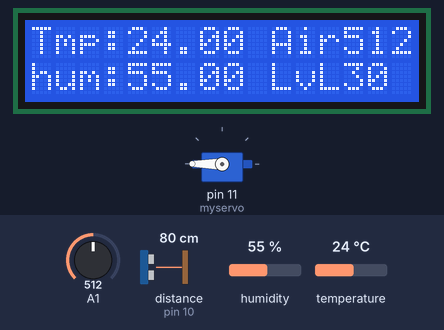
A sketch run on a simulated Arduino Uno, built with avr-gcc and run on an emulated ATmega328P. Shown: servo, 16×2 character LCD. Wiring (inferred from the names in the program): ultrasonic range finder: trigger pin 9; echo pin 10. The test bench sets the inputs (shaded band); at power-on: A1 = 512, humidity 55 %, distance to the obstacle (sensor on pin 10) 80 cm, temperature 24 °C. The echo pulse lasts 58.3 µs per cm; what the sketch prints to the serial monitor is not drawn.

Above: at 1.2 s.
1.3 s: A1 set to 417
At 2.7 s:
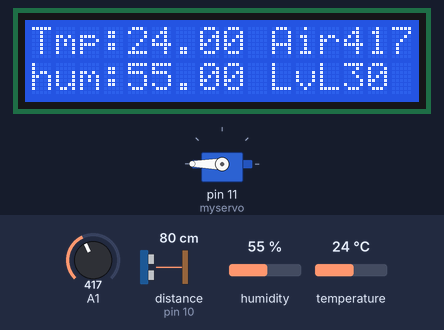
3.6 s: A1 set to 389
At 6.4 s:
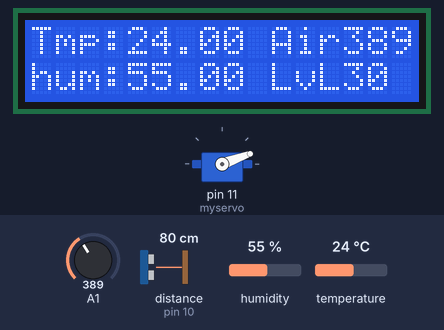
6.7 s: humidity set to 22 %
At 9.9 s:
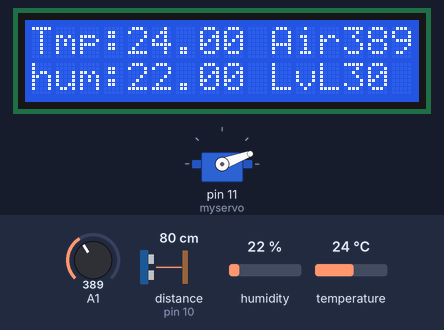
10.9 s: distance to the obstacle (sensor on pin 10) set to 12 cm
At 11.9 s:
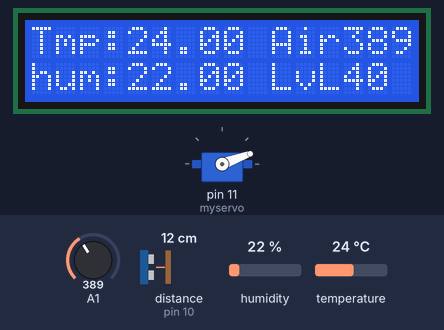
13.7 s: distance to the obstacle (sensor on pin 10) set to 9 cm
At 16.4 s:
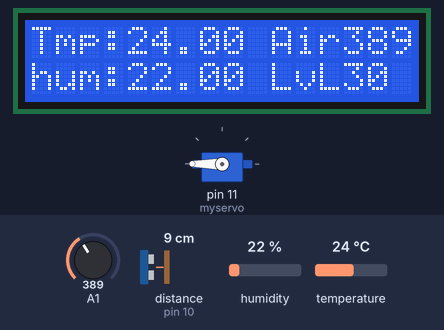
17.1 s: temperature set to 12 °C
At 19.8 s:
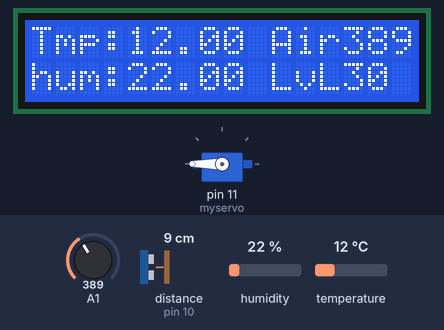
Timing chart, 0 to 21.3 s (numbered marks = the images above; inputs shaded):
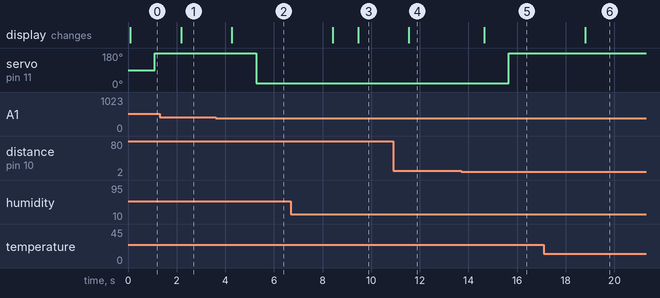

Measured:
- the behaviour switches between 399 and 398 on A1 (found by bisection; images 1 and 2)
- the behaviour switches between 11 and 10 cm on distance to the obstacle (sensor on pin 10) (found by bisection; images 4 and 5)
- after the input at 1.3 s, the display: changes after 0.88 s (image 1)
- after the input at 3.6 s, servo on pin 11 (myservo): 180° → 20° after 1.7 s; the display: changes after 0.66 s (image 2)
- after the input at 6.7 s, the display: first changes after 1.7 s (image 3 shows a later state)
- after the input at 10.9 s, the display: changes after 0.64 s (image 4)
- after the input at 13.7 s, servo on pin 11 (myservo): 20° → 180° after 2.0 s; the display: changes after 0.96 s (image 5)
- after the input at 17.1 s, the display: changes after 1.7 s (image 6)

The sketch:

PSN_UNO_NODE_MQ_LCD_DH11_Web_manhole.ino
```cpp
#include<DHT.h>
#include <LiquidCrystal.h>
#include <Servo.h>
Servo myservo;
int pos = 20;
LiquidCrystal lcd(3, 4, 5, 6, 7, 8);
#define DHTPIN A0     // what pin we're connected to
#define DHTTYPE DHT11   // DHT 11  (AM2302)
// Initialize DHT sensor for normal 16mhz Arduino
DHT dht(DHTPIN, DHTTYPE);
int sensorValue;
int counts = 0;
const int trigPin = 9;
const int echoPin = 10;
long duration;
int distanceCm, distanceInch;
int chk;
float hum;  //Stores humidity value
float temp; //Stores
String msg;
void setup()
{
  Serial.begin(9600);
  myservo.attach(11);
  lcd.begin(16, 2);
  dht.begin();
  pinMode(trigPin, OUTPUT);
  pinMode(echoPin, INPUT);
}

void loop()
{ // myservo.write(0);  // tell servo to go to a particular angle
  msg = "";
  hum = dht.readHumidity();
  temp = dht.readTemperature();
  //x=0;
  digitalWrite(trigPin, LOW);
  delayMicroseconds(2);
  digitalWrite(trigPin, HIGH);
  delayMicroseconds(10);
  digitalWrite(trigPin, LOW);
  sensorValue = analogRead(1);       //   read analog input pin 0

  duration = pulseIn(echoPin, HIGH);
  distanceCm = duration * 0.034 / 2;
  distanceInch = duration * 0.0133 / 2;
  lcd.setCursor(0, 0);
  lcd.print("Tmp:");
  lcd.print(temp);// display the temperature
  lcd.setCursor(0, 1);
  lcd.print("hum:");
  lcd.print(hum); // display the humidity
  lcd.setCursor(10, 0);
  lcd.print("Air");
  lcd.print(sensorValue, DEC);
  lcd.setCursor(10, 1);
  lcd.print("LvL");
  lcd.print(distanceInch);
  //  Serial.print("Humidity: ");
  //  Serial.println(hum);
  //  Serial.print("Celsius");
  //  Serial.println(temp);
  //  Serial.print("AirQua=");
  //  Serial.println(sensorValue);
  //  //Serial.println(" PPM");
  //  Serial.print("distance:");
  //  Serial.print(distanceInch);
  //  Serial.println("inch");
  //  Serial.println("H: " + String(hum) + " T: " + String(temp) + " A: " + String(sensorValue) + " D: " + String(distanceInch));
  delay(1000); //Del
  //  Serial.println("Value of X: " + String(counts));
  msg = msg + "" + String(hum) + "_" + String(temp) + "_" + String(sensorValue) + "_" + String(distanceInch);
  Serial.print(msg);
  if (temp > 36 || distanceInch < 4 || sensorValue > 400)
  {
    if (counts == 0)
    {
       myservo.write(pos+160);
      counts = 0;
      //        Serial.println("MOTOR OFF X 0");

      counts = 1;
    }
  }
  if (temp < 35 && distanceInch > 5 && sensorValue < 399 && counts == 1)
  {

    //      Serial.println("Motor ON X 1");
    myservo.write(pos);
    counts = 0;

  }
  Serial.flush();
}
```
